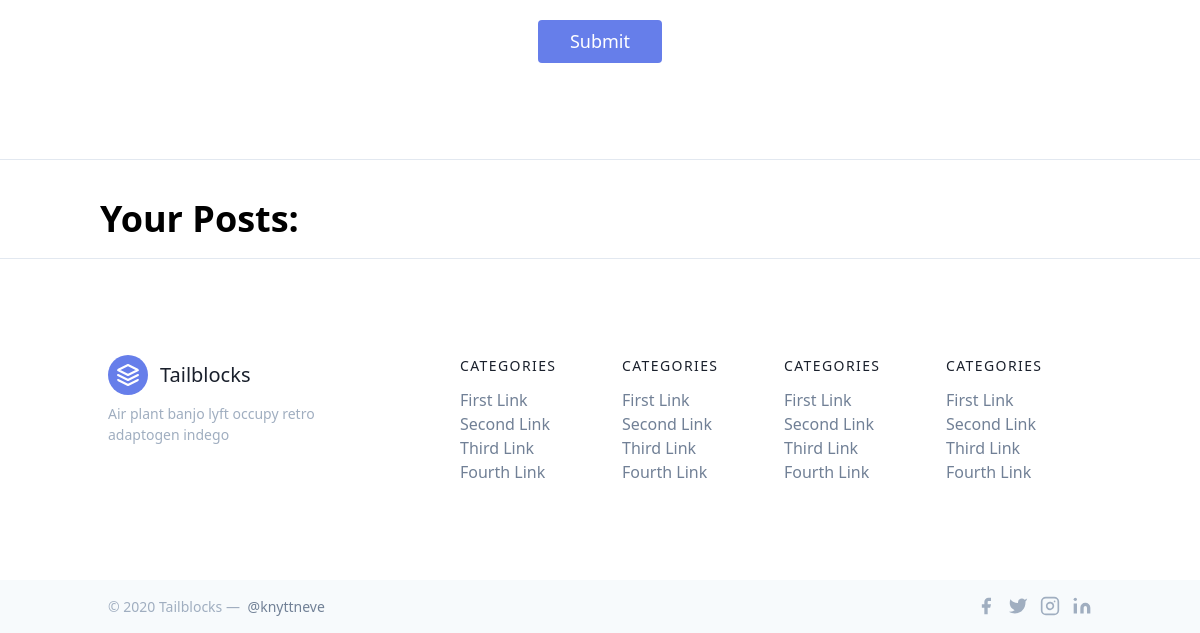
The app's page /blog/Postblog (signed in, lower part), older data.
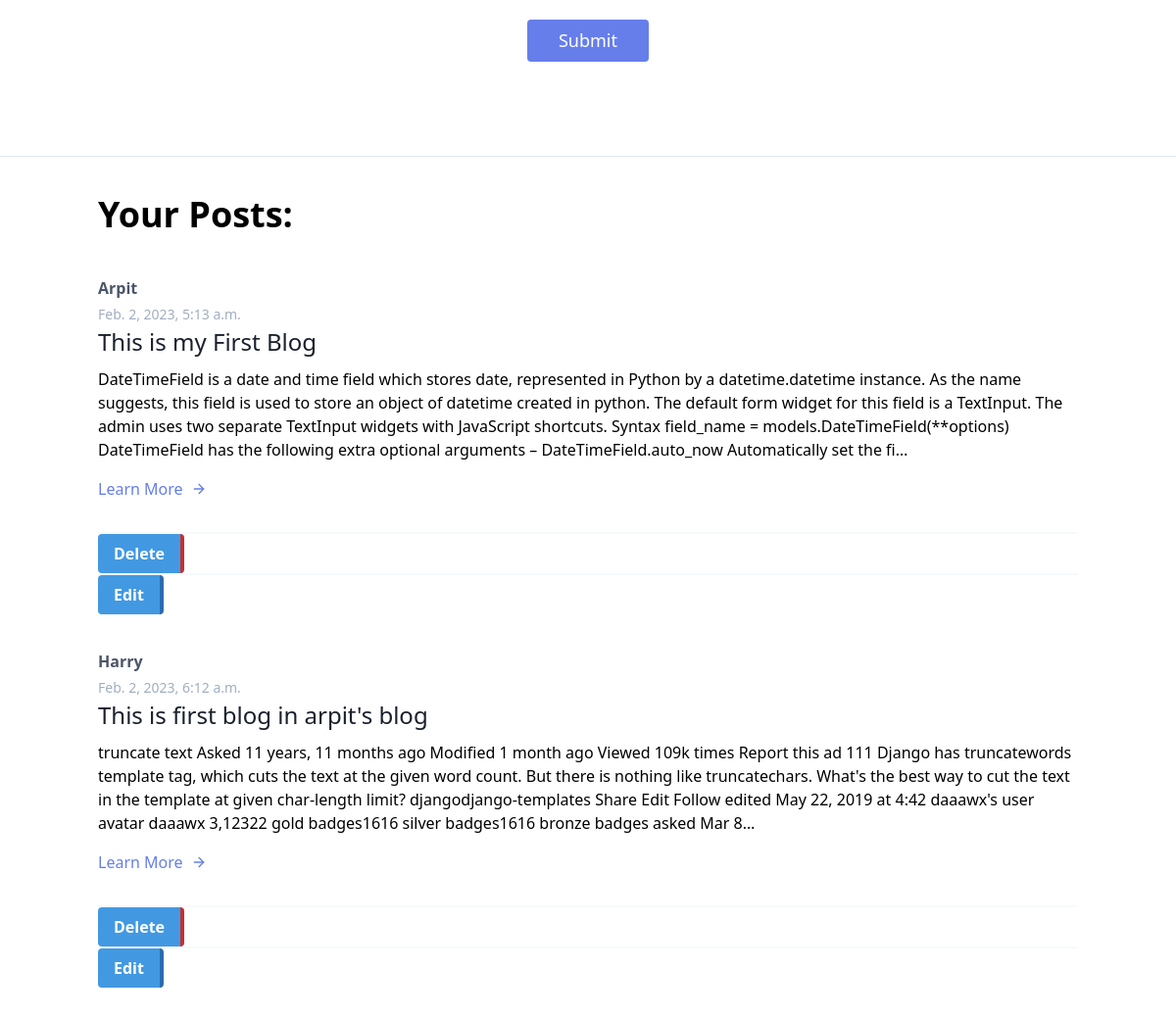
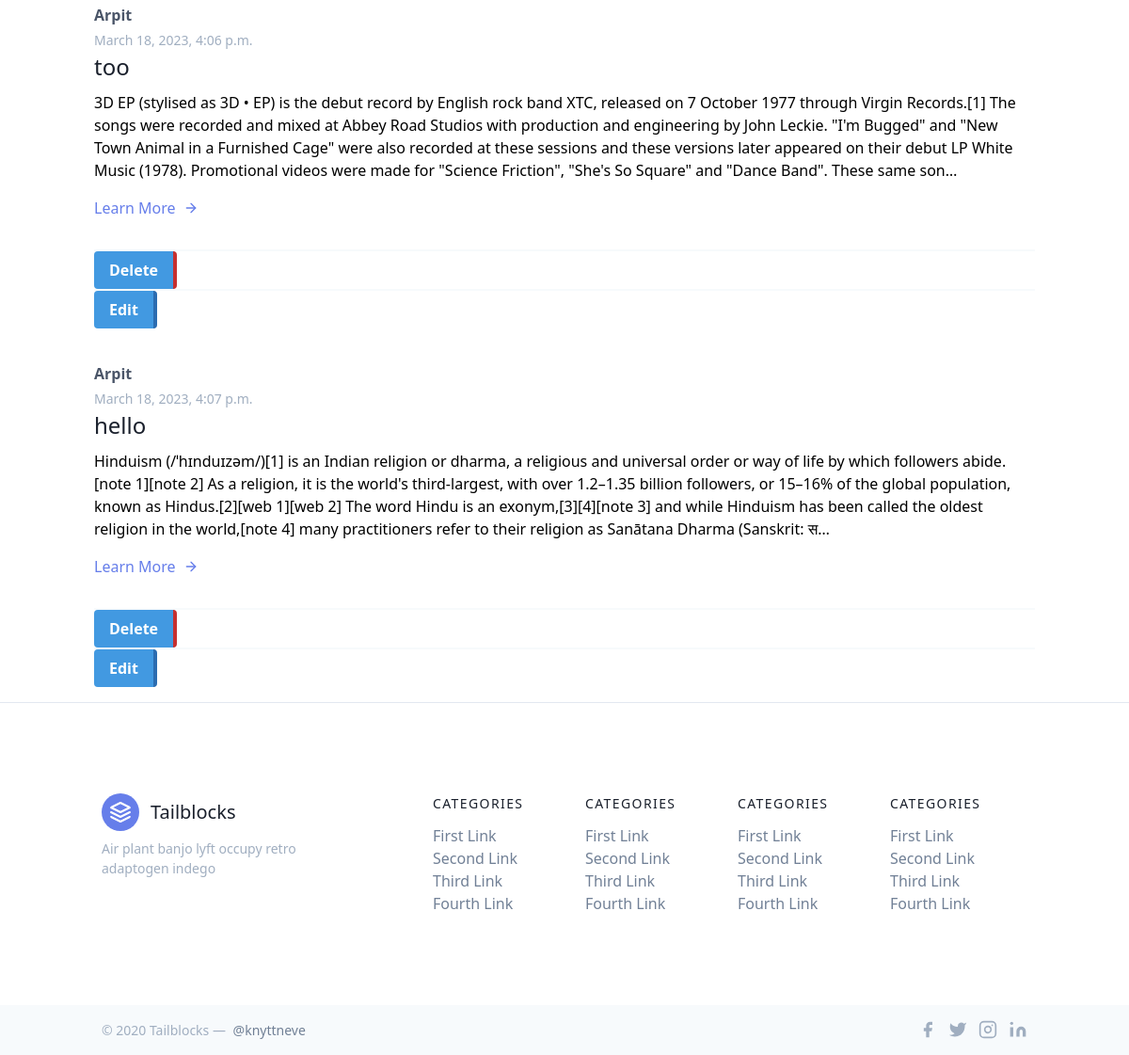
The same page, newer data (2 pictures, top to bottom).
### blog/models.py (models this page shows, shortened)
class BlogPost(models.Model):
    sno = models.AutoField(primary_key=True)
    user = models.ForeignKey(User, on_delete=models.CASCADE)
    author = models.CharField(max_length=20)
    mainhead = models.CharField(max_length=50)
    content = models.TextField(null=False)
    slugg = models.CharField(max_length=100)
    aboutauthor = models.CharField(max_length=50)
    time = models.DateTimeField(default=now)

### blog/views.py (the view, shortened to what this page needs)
# urls.py: path("Postblog", views.Postblog, name="Postblog"),
def Postblog(request):
    if request.user.is_authenticated:
        user = request.user
        blpost = BlogPost.objects.filter(user=user)
        return render(request, "blog/posting.html", {'posts':blpost})
    return HttpResponse("404 - Not Found")

### templates/blog/posting.html (shortened to what this page needs)
{% extends 'maiinn/mains.html' %}
{% block body %}
<form action="Postblog" method="post">{% csrf_token %}
    <section class="text-gray-600 body-font relative">
        <div class="container px-5 py-24 mx-auto">
            <div class="lg:w-1/2 md:w-2/3 mx-auto">
                <div class="flex flex-wrap -m-2">
                    <div class="p-2 w-full">
                    </div>
                    <div class="p-2 w-full">
                        <button
                            class="flex mx-auto text-white bg-indigo-500 border-0 py-2 px-8 focus:outline-none hover:bg-indigo-600 rounded text-lg"
                            id="bt">Submit</button>
                    </div>
                </div>
            </div>
        </div>
    </section>
</form>
<hr>
<div class="container px-3 py-3 mx-auto mt-5">
    <h2 class="text-4xl font-extrabold dark:text-white">Your Posts:</h2>
    {% for post in posts %}
    <div class="my-1 divide-y-2 divide-gray-100">
        <div class="py-8 flex flex-wrap md:flex-nowrap">
            <div class="md:w-64 md:mb-0 mb-6 flex-shrink-0 flex flex-col">
                <span class="font-semibold title-font text-gray-700">{{post.author}}</span>
                <span class="mt-1 text-gray-500 text-sm">{{post.time}}</span>
            </div>
            <div class="md:flex-grow">
                <h2 class="text-2xl font-medium text-gray-900 title-font mb-2"><a
                        href="/blog/{{post.slugg}}">{{post.mainhead}}</a></h2>
                <p class="leading-relaxed">
                <div id="preview">{{post.content|safe|truncatechars:500}}</div>
                </p>
                <a class="text-indigo-500 inline-flex items-center mt-4">Learn More
                    <svg class="w-4 h-4 ml-2" viewBox="0 0 24 24" stroke="currentColor" stroke-width="2" fill="none"
                        stroke-linecap="round" stroke-linejoin="round">
                        <path d="M5 12h14"></path>
                        <path d="M12 5l7 7-7 7"></path>
                    </svg>
                </a>
            </div>
        </div>
        <div>
            <form action="/blog/delet" method="post">{% csrf_token %}
                <button
                    class="bg-blue-500 hover:bg-red-400 text-white font-bold py-2 px-4 border-r-4 border-red-700 hover:border-red-500 rounded"
                    type="submit">Delete</button>
            </form>
        </div>
        <div>
            <form action="/blog/editpost" method="get">
                <button
                    class="bg-blue-500 hover:bg-blue-400 text-white font-bold py-2 px-4 border-r-4 border-blue-700 hover:border-blue-500 rounded"
                    type="submit">Edit</button>
            </form>
        </div>
    </div>
    {% endfor %}
</div>
<hr>
{% endblock %}

Row changes from the older to the newer data that the page shows:
now on this page (row unchanged): BlogPost: author "Arpit", time "Feb. 2, 2023, 5:13 a.m.", mainhead "This is my First Blog", content "DateTimeField is a date and time field which stores date, represented in Python by a datetime.datetime instance. As the name suggests, this field is used to store an object of datetime created in python. The default form widget for this field is a TextInput. The admin uses two separate TextInput widgets with JavaScript shortcuts. Syntax field_name = models.DateTimeField(**options) DateTimeField has the following extra optional arguments – DateTimeField.auto_now Automatically set the fi…"
now on this page (row unchanged): BlogPost: author "Harry", time "Feb. 2, 2023, 6:12 a.m.", mainhead "This is first blog in arpit's blog", content "truncate text Asked 11 years, 11 months ago Modified 1 month ago Viewed 109k times Report this ad 111 Django has truncatewords template tag, which cuts the text at the given word count. But there is nothing like truncatechars. What's the best way to cut the text in the template at given char-length limit? djangodjango-templates Share Edit Follow edited May 22, 2019 at 4:42 daaawx's user avatar daaawx 3,12322 gold badges1616 silver badges1616 bronze badges asked Mar 8…"
added BlogPost: author "Arpit", time "March 18, 2023, 4:06 p.m.", mainhead "too", content "3D EP (stylised as 3D • EP) is the debut record by English rock band XTC, released on 7 October 1977 through Virgin Records.[1] The songs were recorded and mixed at Abbey Road Studios with production and engineering by John Leckie. \"I'm Bugged\" and \"New Town Animal in a Furnished Cage\" were also recorded at these sessions and these versions later appeared on their debut LP White Music (1978). Promotional videos were made for \"Science Friction\", \"She's So Square\" and \"Dance Band\". These same son…"
added BlogPost: author "Arpit", time "March 18, 2023, 4:07 p.m.", mainhead "hello", content "Hinduism (/ˈhɪnduɪzəm/)[1] is an Indian religion or dharma, a religious and universal order or way of life by which followers abide.[note 1][note 2] As a religion, it is the world's third-largest, with over 1.2–1.35 billion followers, or 15–16% of the global population, known as Hindus.[2][web 1][web 2] The word Hindu is an exonym,[3][4][note 3] and while Hinduism has been called the oldest religion in the world,[note 4] many practitioners refer to their religion as Sanātana Dharma (Sanskrit: स…"
